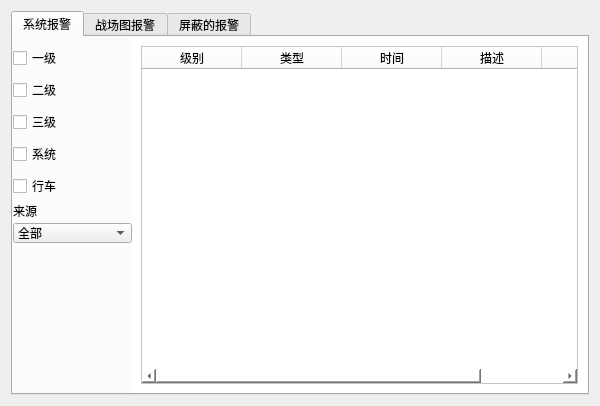
<?xml version="1.0" encoding="UTF-8"?>
<ui version="4.0">
 <class>StaAlarmWindowKSKClass</class>
 <widget class="QWidget" name="StaAlarmWindowKSKClass">
  <property name="geometry">
   <rect>
    <x>0</x>
    <y>0</y>
    <width>600</width>
    <height>400</height>
   </rect>
  </property>
  <property name="windowTitle">
   <string>StaAlarmWindowKSK</string>
  </property>
  <layout class="QHBoxLayout" name="horizontalLayout">
   <item>
    <widget class="QTabWidget" name="tabWidget">
     <property name="currentIndex">
      <number>0</number>
     </property>
     <widget class="QWidget" name="tab">
      <attribute name="title">
       <string>系统报警</string>
      </attribute>
      <layout class="QHBoxLayout" name="horizontalLayout_2">
       <property name="spacing">
        <number>0</number>
       </property>
       <property name="leftMargin">
        <number>0</number>
       </property>
       <property name="topMargin">
        <number>0</number>
       </property>
       <property name="rightMargin">
        <number>0</number>
       </property>
       <property name="bottomMargin">
        <number>0</number>
       </property>
       <item>
        <widget class="QWidget" name="widget" native="true">
         <property name="maximumSize">
          <size>
           <width>138</width>
           <height>16777215</height>
          </size>
         </property>
         <layout class="QVBoxLayout" name="verticalLayout_3" stretch="4,1">
          <property name="leftMargin">
           <number>0</number>
          </property>
          <property name="topMargin">
           <number>8</number>
          </property>
          <property name="rightMargin">
           <number>0</number>
          </property>
          <property name="bottomMargin">
           <number>148</number>
          </property>
          <item>
           <layout class="QVBoxLayout" name="verticalLayout_2">
            <item>
             <widget class="QCheckBox" name="first">
              <property name="minimumSize">
               <size>
                <width>0</width>
                <height>26</height>
               </size>
              </property>
              <property name="text">
               <string>一级</string>
              </property>
             </widget>
            </item>
            <item>
             <widget class="QCheckBox" name="second">
              <property name="minimumSize">
               <size>
                <width>0</width>
                <height>26</height>
               </size>
              </property>
              <property name="text">
               <string>二级</string>
              </property>
             </widget>
            </item>
            <item>
             <widget class="QCheckBox" name="three">
              <property name="minimumSize">
               <size>
                <width>0</width>
                <height>26</height>
               </size>
              </property>
              <property name="text">
               <string>三级</string>
              </property>
             </widget>
            </item>
            <item>
             <widget class="QCheckBox" name="system">
              <property name="minimumSize">
               <size>
                <width>0</width>
                <height>26</height>
               </size>
              </property>
              <property name="text">
               <string>系统</string>
              </property>
             </widget>
            </item>
            <item>
             <widget class="QCheckBox" name="drive">
              <property name="minimumSize">
               <size>
                <width>0</width>
                <height>26</height>
               </size>
              </property>
              <property name="text">
               <string>行车</string>
              </property>
             </widget>
            </item>
           </layout>
          </item>
          <item>
           <layout class="QVBoxLayout" name="verticalLayout">
            <item>
             <widget class="QLabel" name="label">
              <property name="minimumSize">
               <size>
                <width>119</width>
                <height>12</height>
               </size>
              </property>
              <property name="maximumSize">
               <size>
                <width>119</width>
                <height>12</height>
               </size>
              </property>
              <property name="text">
               <string>来源</string>
              </property>
             </widget>
            </item>
            <item>
             <widget class="QComboBox" name="source">
              <property name="minimumSize">
               <size>
                <width>119</width>
                <height>20</height>
               </size>
              </property>
              <property name="maximumSize">
               <size>
                <width>119</width>
                <height>20</height>
               </size>
              </property>
              <item>
               <property name="text">
                <string>全部</string>
               </property>
              </item>
             </widget>
            </item>
           </layout>
          </item>
         </layout>
        </widget>
       </item>
       <item>
        <widget class="QWidget" name="widget_2" native="true">
         <property name="styleSheet">
          <string notr="true">background-color: rgb(255, 255, 255);</string>
         </property>
         <layout class="QHBoxLayout" name="horizontalLayout_3">
          <property name="spacing">
           <number>0</number>
          </property>
          <property name="leftMargin">
           <number>9</number>
          </property>
          <property name="topMargin">
           <number>9</number>
          </property>
          <property name="rightMargin">
           <number>9</number>
          </property>
          <property name="bottomMargin">
           <number>9</number>
          </property>
          <item>
           <widget class="QTableWidget" name="tableWidget">
            <column>
             <property name="text">
              <string>级别</string>
             </property>
            </column>
            <column>
             <property name="text">
              <string>类型</string>
             </property>
            </column>
            <column>
             <property name="text">
              <string>时间</string>
             </property>
            </column>
            <column>
             <property name="text">
              <string>描述</string>
             </property>
            </column>
            <column>
             <property name="text">
              <string>来源</string>
             </property>
            </column>
           </widget>
          </item>
         </layout>
        </widget>
       </item>
      </layout>
     </widget>
     <widget class="QWidget" name="tab_2">
      <attribute name="title">
       <string>战场图报警</string>
      </attribute>
     </widget>
     <widget class="QWidget" name="tab_3">
      <attribute name="title">
       <string>屏蔽的报警</string>
      </attribute>
     </widget>
    </widget>
   </item>
  </layout>
 </widget>
 <layoutdefault spacing="6" margin="11"/>
 <resources/>
 <connections/>
</ui>
